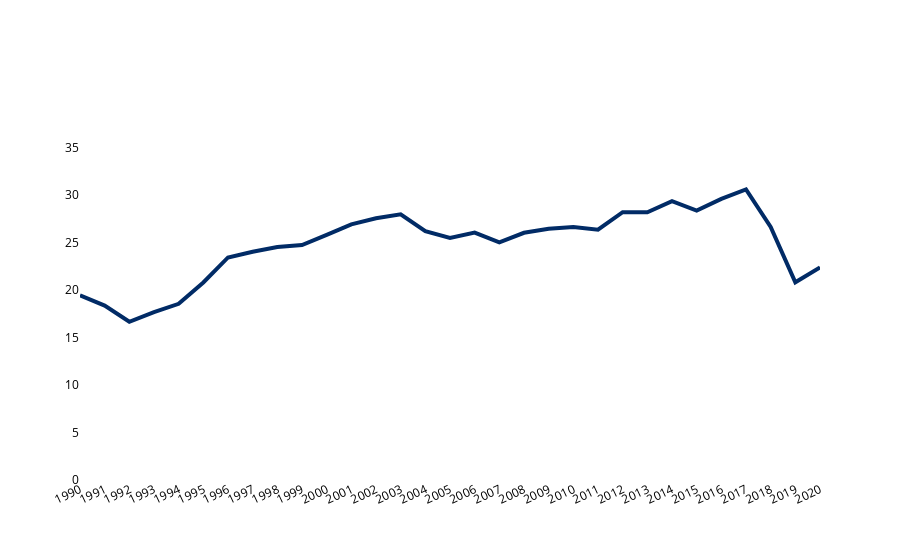

Notebook code cell kept with this figure:
### Code cell
df4 = pd.read_csv('murderS_by_100k.csv')

x_values = df4.set_index('Ano').T.index
y1_values = df4.set_index('Ano').T['Homicídios (por 100 mil pessoas)'].apply(replace_comma_with_dot).values

fig = go.Figure()

fig.add_trace(go.Scatter(
        x=x_values, 
        y=y1_values, 
        mode='lines', 
        name='Homicídios (por 100 mil pessoas)', 
        line_color=COLOR_PALETTE["blue"], 
        line_width=4
    )
)

fig.update_layout(
    plot_bgcolor='white',
    xaxis=dict(showgrid=False, tickmode='linear', tickvals=[1990, 2020], tickangle=-25, tickfont=dict(color='black')),
    yaxis=dict(showgrid=False, tickvals=[0, 5, 10, 15, 20, 25, 30, 35], range=[0, 40], tickfont=dict(color='black')),
    title_x=0.5,
    legend=dict(x=0.4, y=-0.2, orientation='h')
)
fig.show()

### Figure 1 — Plotly figure (JSON) as saved in the notebook; plotly's stock layout.template omitted (floating-point values rounded to 4 significant figures)
{"data": [{"line": {"color": "#012b66", "width": 4}, "mode": "lines", "name": "Homicídios (por 100 mil pessoas)", "type": "scatter", "x": ["1990", "1991", "1992", "1993", "1994", "1995", "1996", "1997", "1998", "1999", "2000", "2001", "2002", "2003", "2004", "2005", "2006", "2007", "2008", "2009", "2010", "2011", "2012", "2013", "2014", "2015", "2016", "2017", "2018", "2019", "2020"], "y": [19.44, 18.36, 16.66, 17.68, 18.54, 20.79, 23.43, 24.03, 24.53, 24.74, 25.8, 26.91, 27.54, 27.96, 26.2, 25.48, 26.04, 25.02, 26.02, 26.46, 26.63, 26.36, 28.2, 28.18, 29.36, 28.36, 29.59, 30.59, 26.64, 20.81, 22.38]}], "layout": {"legend": {"orientation": "h", "x": 0.4, "y": -0.2}, "plot_bgcolor": "white", "title": {"x": 0.5}, "xaxis": {"showgrid": false, "tickangle": -25, "tickfont": {"color": "black"}, "tickmode": "linear", "tickvals": [1990, 2020]}, "yaxis": {"range": [0, 40], "showgrid": false, "tickfont": {"color": "black"}, "tickvals": [0, 5, 10, 15, 20, 25, 30, 35]}}}
